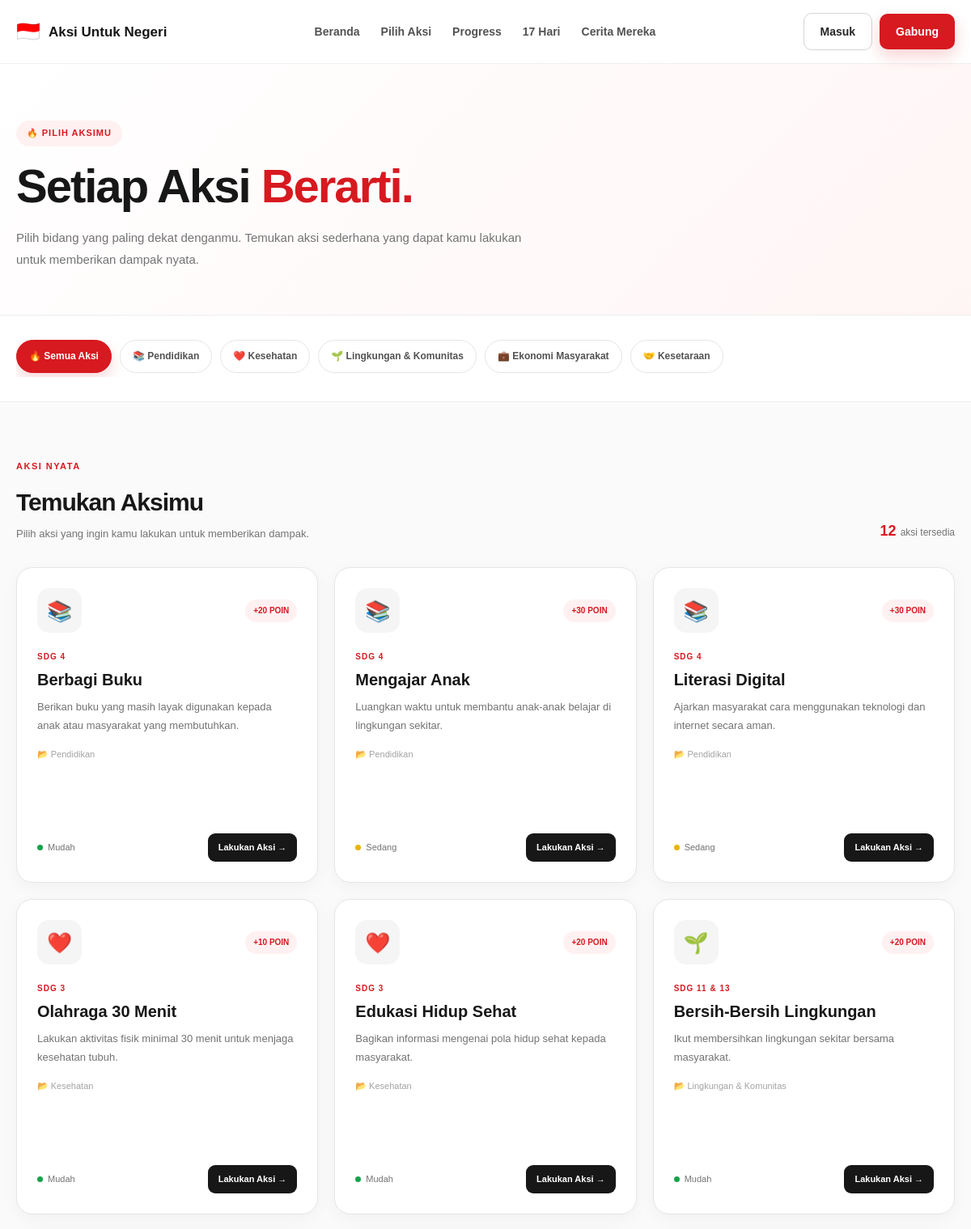
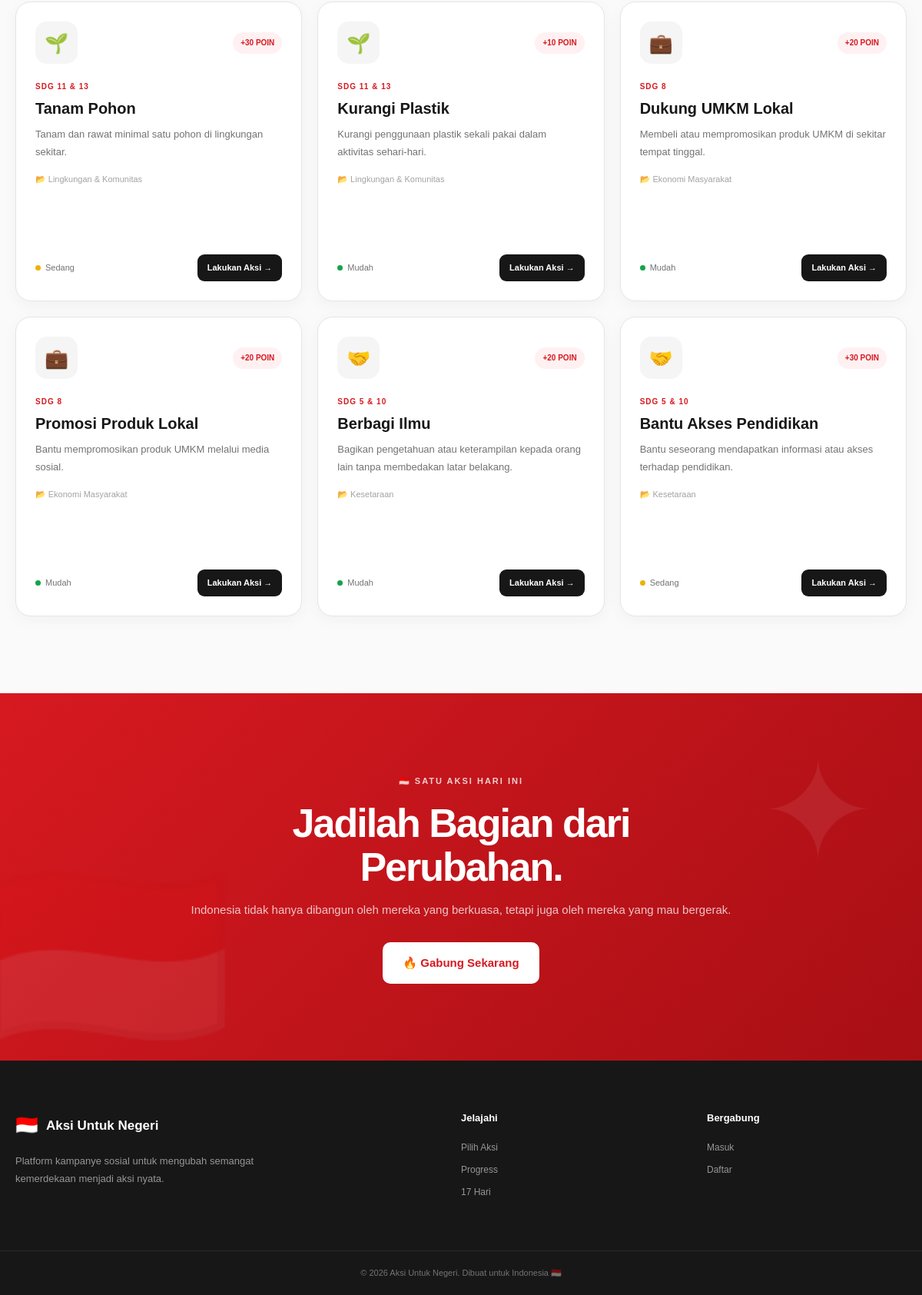
/pages/aksi.php, run on the app's committed database (2 pictures, top to bottom).
### tables this page shows
CREATE TABLE `kategori` (
  `id` int NOT NULL,
  `nama_kategori` varchar(100) NOT NULL,
  `icon` varchar(50) DEFAULT NULL,
  `warna` varchar(20) DEFAULT NULL,
  `sdg` varchar(100) DEFAULT NULL,
  `deskripsi` text
);

CREATE TABLE `aksi` (
  `id` int NOT NULL,
  `kategori_id` int NOT NULL,
  `nama_aksi` varchar(150) NOT NULL,
  `deskripsi` text NOT NULL,
  `poin` int DEFAULT '10',
  `tingkat_kesulitan` enum('Mudah','Sedang','Sulit') DEFAULT 'Mudah',
  `created_at` timestamp NULL DEFAULT CURRENT_TIMESTAMP
);

### pages/aksi.php (the view, shortened to what this page needs)
<?php
require_once "../config/database.php";
$kategoriId = isset($_GET['kategori'])
    ? (int) $_GET['kategori']
    : 0;
$queryKategori = mysqli_query(
    $conn,
    "SELECT * FROM kategori ORDER BY id ASC"
);
$kategoriDipilih = null;
if ($kategoriId > 0) {
    $stmtAksi = mysqli_prepare(
        $conn,
        "SELECT
            aksi.*,
            kategori.nama_kategori,
            kategori.icon,
            kategori.sdg
         FROM aksi
         INNER JOIN kategori
            ON aksi.kategori_id = kategori.id
         WHERE aksi.kategori_id = ?
         ORDER BY aksi.id ASC"
    );
    mysqli_stmt_bind_param(
        $stmtAksi,
        "i",
        $kategoriId
    );
    mysqli_stmt_execute($stmtAksi);
    $queryAksi =
        mysqli_stmt_get_result($stmtAksi);
} else {
    $queryAksi = mysqli_query(
        $conn,
        "SELECT
            aksi.*,
            kategori.nama_kategori,
            kategori.icon,
            kategori.sdg
         FROM aksi
         INNER JOIN kategori
            ON aksi.kategori_id = kategori.id
         ORDER BY aksi.id ASC"
    );
}
$totalAksi = mysqli_num_rows($queryAksi);
?>
<!DOCTYPE html>
<html lang="id">
<head>
    <link
        rel="stylesheet"
        href="../assets/css/style.css"
    >
</head>
<body class="aksi-page">
<header class="navbar">
    <div class="container nav-container">
        <a
            href="../index.php"
            class="logo"
        >
            <span class="logo-icon">
                🇮🇩
            </span>
            <span>
                Aksi Untuk Negeri
            </span>
        </a>
        <nav class="nav-menu">
            <a href="../index.php#beranda">
                Beranda
            </a>
            <a href="aksi.php">
                Pilih Aksi
            </a>
            <a href="../index.php#progress">
                Progress
            </a>
            <a href="../index.php#tantangan">
                17 Hari
            </a>
            <a href="../index.php#cerita">
                Cerita Mereka
            </a>
        </nav>
        <div class="nav-button">
            <a
                href="../login.php"
                class="btn btn-outline"
            >
                Masuk
            </a>
            <a
                href="../register.php"
                class="btn btn-primary"
            >
                Gabung
            </a>
        </div>
    </div>
</header>
<section class="aksi-hero">
    <div class="container">
        <div class="aksi-hero-content">
            <div class="aksi-badge">
                🔥 PILIH AKSIMU
            </div>
            <?php if ($kategoriDipilih): ?>
                <h1>
                    Aksi untuk
                    <span>
                        <?= htmlspecialchars(
                            $kategoriDipilih['nama_kategori']
                        ) ?>
                    </span>
                </h1>
                <p>
                    <?= htmlspecialchars(
                        $kategoriDipilih['deskripsi']
                    ) ?>
                    Pilih aksi yang dapat kamu lakukan
                    dan jadilah bagian dari perubahan
                    untuk Indonesia.
                </p>
            <?php else: ?>
                <h1>
                    Setiap Aksi
                    <span>
                        Berarti.
                    </span>
                </h1>
                <p>
                    Pilih bidang yang paling dekat
                    denganmu. Temukan aksi sederhana
                    yang dapat kamu lakukan untuk
                    memberikan dampak nyata.
                </p>
            <?php endif; ?>
        </div>
    </div>
</section>
<section class="kategori-filter">
    <div class="container">
        <div class="kategori-filter-list">
            <a
                href="aksi.php"
                class="kategori-filter-item
                <?= $kategoriId === 0
                    ? 'active'
                    : '' ?>"
            >
                🔥 Semua Aksi
            </a>
            <?php
            mysqli_data_seek(
                $queryKategori,
                0
            );
            ?>
            <?php while (
                $kategori = mysqli_fetch_assoc(
                    $queryKategori
                )
            ): ?>
                <a
                    href="aksi.php?kategori=<?= $kategori['id'] ?>"
                    class="kategori-filter-item
                    <?= $kategoriId === (int) $kategori['id']
                        ? 'active'
                        : '' ?>"
                >
                    <?= htmlspecialchars(
                        $kategori['icon']
                    ) ?>
                    <?= htmlspecialchars(
                        $kategori['nama_kategori']
                    ) ?>
                </a>
            <?php endwhile; ?>
        </div>
    </div>
</section>
<section class="aksi-list-section">
    <div class="container">
        <div class="aksi-list-header">
            <div>
                <span class="section-label">
                    AKSI NYATA
                </span>
                <h2>
                    Temukan Aksimu
                </h2>
                <p>
                    Pilih aksi yang ingin kamu lakukan
                    untuk memberikan dampak.
                </p>
            </div>
            <div class="aksi-count">
                <strong>
                    <?= $totalAksi ?>
                </strong>
                aksi tersedia
            </div>
        </div>
        <?php if ($totalAksi > 0): ?>
            <div class="aksi-grid">
                <?php while (
                    $aksi = mysqli_fetch_assoc(
                        $queryAksi
                    )
                ): ?>
                    <article class="aksi-card">
                        <div class="aksi-card-top">
                            <div class="aksi-icon">
                                <?= htmlspecialchars(
                                    $aksi['icon']
                                ) ?>
                            </div>
                            <div class="aksi-poin">
                                +<?= $aksi['poin'] ?>
                                POIN
                            </div>
                        </div>
                        <span class="aksi-sdg">
                            <?= htmlspecialchars(
                                $aksi['sdg']
                            ) ?>
                        </span>
                        <h3>
                            <?= htmlspecialchars(
                                $aksi['nama_aksi']
                            ) ?>
                        </h3>
                        <p class="aksi-card-description">
                            <?= htmlspecialchars(
                                $aksi['deskripsi']
                            ) ?>
                        </p>
                        <div class="aksi-category">
                            📂
                            <?= htmlspecialchars(
                                $aksi['nama_kategori']
                            ) ?>
                        </div>
                        <div class="aksi-footer">
                            <div class="aksi-difficulty">
                                <?php
                                $difficultyClass =
                                    strtolower(
                                        $aksi[
                                            'tingkat_kesulitan'
                                        ]
                                    );
                                ?>
                                <span
                                    class="aksi-difficulty-dot
                                    <?= $difficultyClass ?>"
                                ></span>
                                <?= htmlspecialchars(
                                    $aksi[
                                        'tingkat_kesulitan'
                                    ]
                                ) ?>
                            </div>
                            <a
                            href="<?= isset($_SESSION['user_id'])
                                ? '../lakukan-aksi.php?aksi=' . $aksi['id']
                                : '../login.php?aksi=' . $aksi['id'] ?>"
                            class="aksi-button"
                        >
                            Lakukan Aksi →
                        </a>
                        </div>
                    </article>
                <?php endwhile; ?>
            </div>
        <?php endif; ?>
    </div>
</section>
<section class="cta-section">
    <div class="container">
        <div class="cta-content">
            <span>
                🇮🇩 SATU AKSI HARI INI
            </span>
            <h2>
                Jadilah Bagian
                dari Perubahan.
            </h2>
            <p>
                Indonesia tidak hanya dibangun
                oleh mereka yang berkuasa,
                tetapi juga oleh mereka yang mau
                bergerak.
            </p>
            <a
                href="../register.php"
                class="btn btn-white btn-large"
            >
                🔥 Gabung Sekarang
            </a>
        </div>
    </div>
</section>
<footer class="footer">
    <div class="container footer-container">
        <div class="footer-brand">
            <div class="logo">
                <span class="logo-icon">
                    🇮🇩
                </span>
                Aksi Untuk Negeri
            </div>
            <p>
                Platform kampanye sosial untuk
                mengubah semangat kemerdekaan
                menjadi aksi nyata.
            </p>
        </div>
        <div class="footer-links">
            <h4>
                Jelajahi
            </h4>
            <a href="../index.php#aksi">
                Pilih Aksi
            </a>
            <a href="../index.php#progress">
                Progress
            </a>
            <a href="../index.php#tantangan">
                17 Hari
            </a>
        </div>
        <div class="footer-links">
            <h4>
                Bergabung
            </h4>
            <a href="../login.php">
                Masuk
            </a>
            <a href="../register.php">
                Daftar
            </a>
        </div>
    </div>
    <div class="footer-bottom">
        <div class="container">
            <p>
                © <?= date('Y') ?>
                Aksi Untuk Negeri.
                Dibuat untuk Indonesia 🇮🇩
            </p>
        </div>
    </div>
</footer>
</body>
</html>

### assets/css/style.css (style rules this page uses)
* { margin: 0; padding: 0; box-sizing: border-box; }
html { scroll-behavior: smooth; }
body { font-family: Arial, Helvetica, sans-serif; background: #ffffff; color: #171717; line-height: 1.6; }
a { text-decoration: none; color: inherit; }
:root { --red: #d71920; --red-dark: #b51218; --red-light: #fff1f2; --white: #ffffff; --black: #171717; --gray-900: #262626; --gray-700: #525252; --gray-500: #737373; --gray-300: #d4d4d4; --gray-200: #e5e5e5; --gray-100: #f5f5f5; --green: #16a34a; --yellow: #eab308; --blue: #2563eb; --purple: #9333ea; --shadow-sm: 0 4px 15px rgba(0, 0, 0, 0.05); --shadow-md: 0 10px 30px rgba(0, 0, 0, 0.08); --shadow-lg: 0 20px 50px rgba(0, 0, 0, 0.12); --radius-sm: 10px; --radius-md: 18px; --radius-lg: 28px; --container: 1180px; }
.container { width: min( var(--container), calc(100% - 40px) ); margin: 0 auto; }
.btn { display: inline-flex; align-items: center; justify-content: center; gap: 8px; padding: 11px 20px; border-radius: 10px; font-size: 14px; font-weight: 700; transition: transform 0.25s ease, box-shadow 0.25s ease, background 0.25s ease, color 0.25s ease; cursor: pointer; }
.btn-primary { background: var(--red); color: var(--white); box-shadow: 0 8px 20px rgba(215, 25, 32, 0.20); }
.btn-outline { border: 1px solid var(--gray-300); background: var(--white); color: var(--gray-900); }
.btn-white { background: var(--white); color: var(--red); }
.btn-large { padding: 15px 26px; font-size: 15px; }
.navbar { position: sticky; top: 0; z-index: 1000; background: rgba(255, 255, 255, 0.94); border-bottom: 1px solid rgba(0, 0, 0, 0.06); backdrop-filter: blur(15px); }
.nav-container { min-height: 76px; display: flex; align-items: center; justify-content: space-between; gap: 25px; }
.logo { display: flex; align-items: center; gap: 10px; font-size: 17px; font-weight: 800; white-space: nowrap; }
.logo-icon { font-size: 24px; }
.nav-menu { display: flex; align-items: center; gap: 26px; color: var(--gray-700); font-size: 14px; font-weight: 600; }
.nav-menu a { position: relative; padding: 28px 0; }
.nav-menu a::after { content: ""; position: absolute; left: 0; bottom: 18px; width: 0; height: 2px; background: var(--red); transition: width 0.25s ease; }
.nav-button { display: flex; align-items: center; gap: 9px; }
.section-label { display: inline-block; margin-bottom: 12px; color: var(--red); font-size: 11px; font-weight: 900; letter-spacing: 1.5px; }
.cta-section { position: relative; overflow: hidden; padding: 100px 0; background: linear-gradient( 135deg, #d71920, #a80f15 ); color: var(--white); text-align: center; }
.cta-section::before { content: "🇮🇩"; position: absolute; left: -20px; bottom: -70px; font-size: 260px; opacity: 0.07; }
.cta-section::after { content: "✦"; position: absolute; right: 5%; top: 10px; font-size: 180px; opacity: 0.07; }
.cta-content { position: relative; z-index: 2; }
.cta-content > span { font-size: 11px; font-weight: 900; letter-spacing: 2px; opacity: 0.8; }
.cta-content h2 { max-width: 700px; margin: 15px auto; font-size: 52px; line-height: 1.1; letter-spacing: -2px; }
.cta-content p { margin-bottom: 30px; color: rgba(255, 255, 255, 0.75); font-size: 15px; }
.footer { background: #171717; color: var(--white); }
.footer-container { display: grid; grid-template-columns: 2fr 1fr 1fr; gap: 60px; padding: 65px 0; }
.footer-brand { max-width: 350px; }
.footer-brand .logo { margin-bottom: 15px; }
.footer-brand p { color: rgba(255, 255, 255, 0.55); font-size: 13px; line-height: 1.8; }
.footer-links { display: flex; flex-direction: column; gap: 10px; }
.footer-links h4 { margin-bottom: 8px; font-size: 13px; }
.footer-links a { color: rgba(255, 255, 255, 0.55); font-size: 12px; transition: color 0.2s ease; }
.footer-bottom { border-top: 1px solid rgba(255, 255, 255, 0.08); padding: 20px 0; }
.footer-bottom p { color: rgba(255, 255, 255, 0.4); font-size: 11px; text-align: center; }

### data on the page
kategori: icon "📚", nama_kategori "Pendidikan"
kategori: icon "❤️", nama_kategori "Kesehatan"
kategori: icon "🌱", nama_kategori "Lingkungan & Komunitas"
kategori: icon "💼", nama_kategori "Ekonomi Masyarakat"
kategori: icon "🤝", nama_kategori "Kesetaraan"
aksi: kategori.icon "📚", poin "20", kategori.sdg "SDG 4", nama_aksi "Berbagi Buku", deskripsi "Berikan buku yang masih layak digunakan kepada anak atau masyarakat yang membutuhkan.", kategori.nama_kategori "Pendidikan", tingkat_kesulitan "Mudah"
aksi: kategori.icon "📚", poin "30", kategori.sdg "SDG 4", nama_aksi "Mengajar Anak", deskripsi "Luangkan waktu untuk membantu anak-anak belajar di lingkungan sekitar.", kategori.nama_kategori "Pendidikan", tingkat_kesulitan "Sedang"
aksi: kategori.icon "📚", poin "30", kategori.sdg "SDG 4", nama_aksi "Literasi Digital", deskripsi "Ajarkan masyarakat cara menggunakan teknologi dan internet secara aman.", kategori.nama_kategori "Pendidikan", tingkat_kesulitan "Sedang"
aksi: kategori.icon "❤️", poin "10", kategori.sdg "SDG 3", nama_aksi "Olahraga 30 Menit", deskripsi "Lakukan aktivitas fisik minimal 30 menit untuk menjaga kesehatan tubuh.", kategori.nama_kategori "Kesehatan", tingkat_kesulitan "Mudah"
aksi: kategori.icon "❤️", poin "20", kategori.sdg "SDG 3", nama_aksi "Edukasi Hidup Sehat", deskripsi "Bagikan informasi mengenai pola hidup sehat kepada masyarakat.", kategori.nama_kategori "Kesehatan", tingkat_kesulitan "Mudah"
aksi: kategori.icon "🌱", poin "20", kategori.sdg "SDG 11 & 13", nama_aksi "Bersih-Bersih Lingkungan", deskripsi "Ikut membersihkan lingkungan sekitar bersama masyarakat.", kategori.nama_kategori "Lingkungan & Komunitas", tingkat_kesulitan "Mudah"
aksi: kategori.icon "🌱", poin "30", kategori.sdg "SDG 11 & 13", nama_aksi "Tanam Pohon", deskripsi "Tanam dan rawat minimal satu pohon di lingkungan sekitar.", kategori.nama_kategori "Lingkungan & Komunitas", tingkat_kesulitan "Sedang"
aksi: kategori.icon "🌱", poin "10", kategori.sdg "SDG 11 & 13", nama_aksi "Kurangi Plastik", deskripsi "Kurangi penggunaan plastik sekali pakai dalam aktivitas sehari-hari.", kategori.nama_kategori "Lingkungan & Komunitas", tingkat_kesulitan "Mudah"
aksi: kategori.icon "💼", poin "20", kategori.sdg "SDG 8", nama_aksi "Dukung UMKM Lokal", deskripsi "Membeli atau mempromosikan produk UMKM di sekitar tempat tinggal.", kategori.nama_kategori "Ekonomi Masyarakat", tingkat_kesulitan "Mudah"
aksi: kategori.icon "💼", poin "20", kategori.sdg "SDG 8", nama_aksi "Promosi Produk Lokal", deskripsi "Bantu mempromosikan produk UMKM melalui media sosial.", kategori.nama_kategori "Ekonomi Masyarakat", tingkat_kesulitan "Mudah"
aksi: kategori.icon "🤝", poin "20", kategori.sdg "SDG 5 & 10", nama_aksi "Berbagi Ilmu", deskripsi "Bagikan pengetahuan atau keterampilan kepada orang lain tanpa membedakan latar belakang.", kategori.nama_kategori "Kesetaraan", tingkat_kesulitan "Mudah"
aksi: kategori.icon "🤝", poin "30", kategori.sdg "SDG 5 & 10", nama_aksi "Bantu Akses Pendidikan", deskripsi "Bantu seseorang mendapatkan informasi atau akses terhadap pendidikan.", kategori.nama_kategori "Kesetaraan", tingkat_kesulitan "Sedang"

### other printed values
$totalAksi "12"
